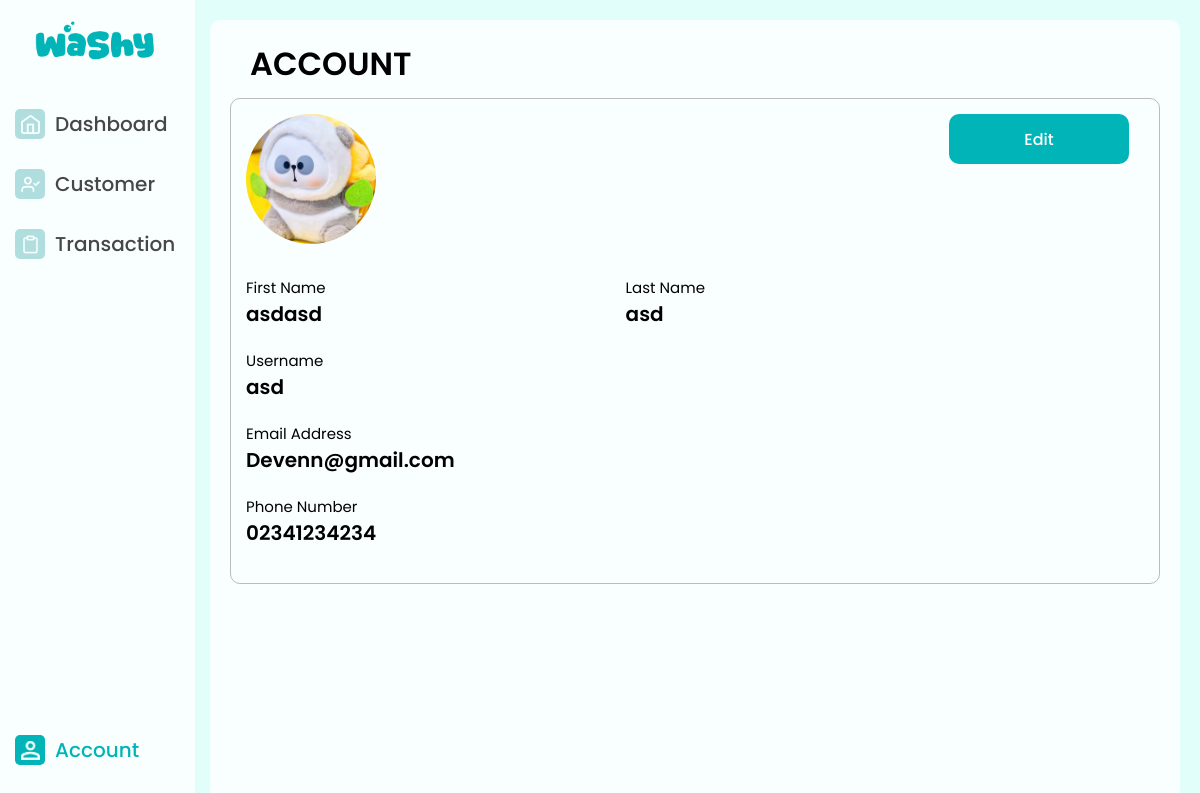
The app's page /Pages/Account/index.php (signed in) with its own data.
### tables this page shows
CREATE TABLE `users` (
  `id_user` int(11) NOT NULL,
  `first_name` varchar(50) NOT NULL,
  `last_name` varchar(50) NOT NULL,
  `email_address` varchar(100) NOT NULL,
  `phone_number` varchar(20) NOT NULL,
  `username` varchar(50) NOT NULL,
  `password` varchar(255) NOT NULL,
  `profile_photo` varchar(255) NOT NULL,
  `created_at` timestamp NOT NULL DEFAULT current_timestamp()
);

### Pages/Account/index.php (the view, shortened to what this page needs)
<?php
    include("../../db.php");
    $id_user = $_SESSION['id_user'];
    $show = $conn->query("SELECT * FROM users WHERE id_user = '$id_user'");
    if($show->num_rows == 0)
    {
        echo'<script>window.history.back()</script>';
    } else
    {
        $data = $show->fetch_assoc();
    }
?>
<!DOCTYPE html >
<html>    <head>
        <link rel="stylesheet" href="/WASHY/css/style.css" type="text/css" media="screen" />
    </head>
    <body>
        <div class="sidebar">
            <img class="logo" src="/WASHY/img/Logo.png"/>
            <div class="button-sidebar">
                <ul class="menu menu-main">
                    <li>
                        <a href="/Washy/Pages/Dashboard/index.php" class="menu-button">
                            <div class="logo-box">
                                <img class="button-logo" src="/WASHY/img/dashboard_button.png"/>
                            </div>
                            <div class="menu-text">
                                Dashboard
                            </div>
                        </a>
                    </li>
                    <li>
                        <a href="/Washy/Pages/Customer/index.php" class="menu-button">
                            <div class="logo-box">
                                <img class="button-logo" src="/WASHY/img/customer_button.png"/>
                            </div>
                            <div class="menu-text">
                                Customer
                            </div>
                        </a>
                    </li>
                    <li>
                        <a href="/Washy/Pages/Transaction/index.php" class="menu-button">
                            <div class="logo-box">
                                <img class="button-logo" src="/WASHY/img/transaction_button.png"/>
                            </div>
                            <div class="menu-text">
                                Transaction
                            </div>
                        </a>
                    </li>
                </ul>
                <ul class="menu menu-settings active">
                    <li>
                        <a href="/Washy/Pages/Account/index.php" class="menu-button">
                            <div class="logo-box">
                                <img class="button-logo" src="/WASHY/img/account_button.png"/>
                            </div>
                            <div class="menu-text">
                                Account
                            </div>
                        </a>
                    </li>
                </ul>
            </div>
        </div>
        <div class="content">
             <div class="page-header">
                <div class="page-title">
                    <h1>ACCOUNT</h1>
                </div>
            </div>
            <div class="form-section">
                <a href="/WASHY/Pages/Account/edit.php" class="acc-edit-btn">Edit</a>
                <img class="profile" src="/WASHY/uploads/<?php echo $data["profile_photo"]; ?>" alt="Profile Photo"><br><br>
                <div class="account-name">
                    <div class="account-field">
                        <label>First Name</label>
                        <p><?= $data["first_name"] ?></p>
                    </div>
                    <div class="account-field">
                        <label>Last Name</label>
                        <p><?= $data["last_name"] ?></p>
                    </div>
                </div>
                <div class = "account-field">
                    <label>Username</label>
                    <p><?= $data["username"] ?></p>
                </div>
                <div class = "account-field">
                    <label>Email Address</label>
                    <p><?= $data["email_address"] ?></p>
                </div>
                <div class = "account-field">
                    <label>Phone Number</label>
                    <p><?= $data["phone_number"] ?></p>
                </div>
            </div>
            <br>
        </div>
    </body>
</html>

### css/style.css (style rules this page uses)
* { font-family: 'Poppins', sans-serif; }
body { background-color: #E2FEFB; margin: 0px; margin-top: 0px; padding: 0px; }
.sidebar { background-color: #F8FFFE; width: 180px; height: 100vh; position: fixed; padding-left: 15px; padding-top: 20px; top: 0; left: 0; display: flex; flex-direction: column; }
.logo { width: 120px; align-items: center; margin-left: 20px; }
ul { list-style-type: none; margin-left: 0; padding: 0; }
li { margin-top: 20px; margin-left: 0; }
.menu-main { flex-grow: 1; }
.menu-settings { margin-bottom: 50px; }
.menu-button { width: 135px; height: 40px; text-decoration: none; color: inherit; display: flex; align-items: center; justify-content: flex-start; }
.logo-box { width: 30px; height: 30px; border-radius: 5px; align-items: center; background-color: #B0DEDF; }
.menu-text { font-family: 'Poppins', sans-serif; font-size: 20px; font-weight: 500; color: #474747; margin-left: 10px; }
.menu-settings.active .logo-box { background-color: #00B4B7; }
.menu-settings.active .menu-text { color: #00B4B7; }
.button-logo { width: 19px; height: 19px; margin: 6px; }
.button-sidebar { display: flex; flex-direction: column; height: 100%; }
.content { background-color: #F8FFFE; margin-left: 210px; margin-top: 20px; border-radius: 10px; min-height: calc(100vh - 10px); width: calc(100% - 230px); box-sizing: border-box; padding: 20px; padding-top: 10px; }
.page-header { display: flex; justify-content: space-between; align-items: center; width: 100%; padding: 10px 20px; }
.page-title h1 { margin: 0; font-size: 32px; font-weight: 600; }
.form-section { border:1px solid #bbbbbb; border-radius: 10px; padding: 15px; }
.account-name { display: flex; gap: 300px; }
.account-field label { font-size: 15px; display: block; margin-bottom: 0px; }
.account-field p { font-size: 20px; font-weight: 600; margin-top: 0px; }
.acc-edit-btn { float: right; background-color: #00B4B7; border: none; border-radius: 10px; color: #ffffff; font-size: 16px; font-weight: 500; margin-right: 15px; width: 180px; height: 50px; display: flex; justify-content: center; align-items: center; text-decoration: none; }
.profile { width: 130px; height: 130px; border-radius: 50%; object-fit: cover; }

### records on screen
users: profile_photo (placeholder picture), first_name "asdasd", last_name "asd", username "asd", email_address "Devenn@gmail.com", phone_number "02341234234"
